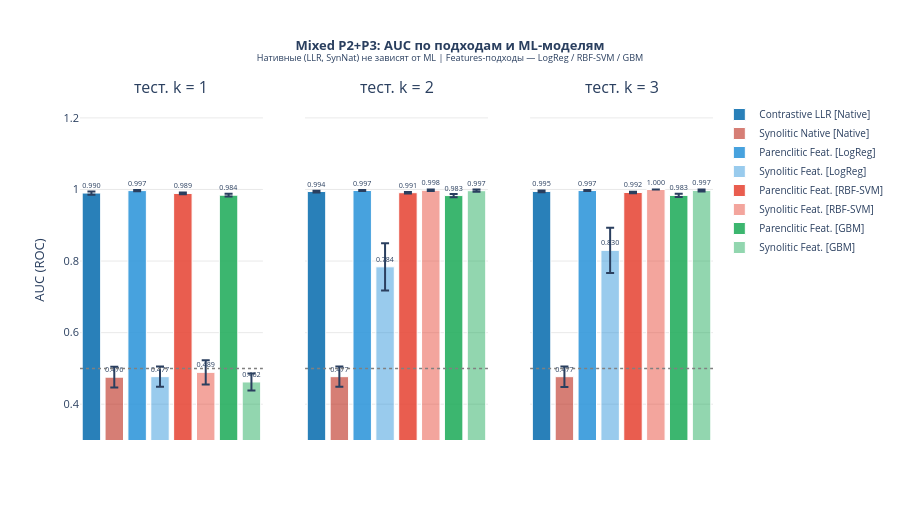
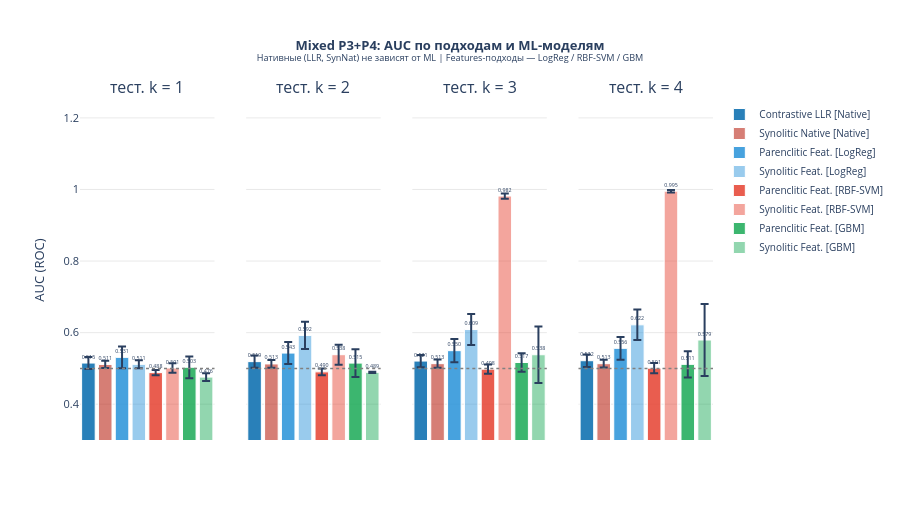

Notebook cell for these charts, in order:
### Code cell
# ── Столбчатые диаграммы: для каждого Mixed-датасета — один subplot per k,
#    сгруппированные столбцы по подходам × ML-модели
# ──────────────────────────────────────────────────────────────────────────

AP_LABELS = {
    'llr':      'Contrastive LLR',
    'syn_nat':  'Synolitic Native',
    'par_feat': 'Parenclitic Feat.',
    'syn_feat': 'Synolitic Feat.',
}

# Цвета: по ML-модели; прозрачность: по подходу
ML_COLOR  = {'LogReg': '#3498db', 'RBF-SVM': '#e74c3c', 'GBM': '#27ae60'}
AP_ALPHA  = {'llr': 1.0, 'syn_nat': 0.65, 'par_feat': 0.90, 'syn_feat': 0.50}
AP_HATCH  = {'llr': '', 'syn_nat': '/', 'par_feat': '', 'syn_feat': '/'}

for cfg in MIXED_CONFIGS:
    ds = cfg['label']
    k_vals = cfg['k_values']
    n_k = len(k_vals)

    fig = make_subplots(
        rows=1, cols=n_k,
        subplot_titles=[f'тест. k = {k}' for k in k_vals],
        shared_yaxes=True,
    )

    # Все комбо: (ml_name, ap) исключая нативные с non-LogReg
    bars = []
    native = mixed_results[ds]['_native']
    for ap in ['llr', 'syn_nat']:
        bars.append(('Native', ap, native[ap]))
    for ml in ML_CONFIGS:
        for ap in ['par_feat', 'syn_feat']:
            bars.append((ml['name'], ap, mixed_results[ds][ml['name']][ap]))

    # Строим по одному trace на комбо
    shown = set()
    for bar_ml, ap, data in bars:
        color_key = bar_ml if bar_ml != 'Native' else (
            '#2980b9' if ap == 'llr' else '#c0392b'
        )
        color = ML_COLOR.get(bar_ml, color_key)
        alpha = AP_ALPHA[ap]
        rgba_color = hex_to_rgba(color, alpha) if alpha < 1.0 else color

        trace_name = f"{AP_LABELS[ap]} [{bar_ml}]"

        for col_idx, k in enumerate(k_vals, start=1):
            v   = data[k]['auc_mean']
            std = data[k]['auc_std']
            fig.add_trace(
                go.Bar(
                    name=trace_name,
                    x=[trace_name],
                    y=[v],
                    error_y=dict(type='data', array=[std], visible=True),
                    marker_color=rgba_color,
                    marker_line_color='white', marker_line_width=1,
                    text=[f'{v:.3f}'],
                    textposition='outside',
                    showlegend=(col_idx == 1 and trace_name not in shown),
                ),
                row=1, col=col_idx,
            )
            shown.add(trace_name)

    for col_idx in range(1, n_k + 1):
        fig.add_hline(y=0.5, line_dash='dot', line_color='gray',
                      line_width=1.5, row=1, col=col_idx)

    fig.update_layout(
        title=dict(
            text=f'<b>{ds}: AUC по подходам и ML-моделям</b><br>'
                 '<sup>Нативные (LLR, SynNat) не зависят от ML | '
                 'Features-подходы — LogReg / RBF-SVM / GBM</sup>',
            x=0.5, font_size=13,
        ),
        yaxis=dict(title='AUC (ROC)', range=[0.3, 1.25]),
        plot_bgcolor='white',
        height=520,
        legend=dict(x=1.01, y=1.0, font_size=10),
        font=dict(size=11),
        barmode='group',
        bargap=0.15, bargroupgap=0.05,
    )
    fig.update_xaxes(showgrid=False, showticklabels=False)
    for col_idx in range(1, n_k + 1):
        fig.update_yaxes(
            showgrid=True, gridcolor='rgba(200,200,200,0.4)',
            range=[0.3, 1.25], row=1, col=col_idx,
        )
    fig.show()

### Figure 1 — Plotly figure (JSON) as saved in the notebook; plotly's stock layout.template omitted (floating-point values rounded to 4 significant figures)
{"data": [{"error_y": {"array": [0.00454], "type": "data", "visible": true}, "marker": {"color": "#2980b9", "line": {"color": "white", "width": 1}}, "name": "Contrastive LLR [Native]", "showlegend": true, "text": ["0.990"], "textposition": "outside", "type": "bar", "x": ["Contrastive LLR [Native]"], "xaxis": "x", "y": [0.99], "yaxis": "y"}, {"error_y": {"array": [0.002377], "type": "data", "visible": true}, "marker": {"color": "#2980b9", "line": {"color": "white", "width": 1}}, "name": "Contrastive LLR [Native]", "showlegend": false, "text": ["0.994"], "textposition": "outside", "type": "bar", "x": ["Contrastive LLR [Native]"], "xaxis": "x2", "y": [0.9943], "yaxis": "y2"}, {"error_y": {"array": [0.002266], "type": "data", "visible": true}, "marker": {"color": "#2980b9", "line": {"color": "white", "width": 1}}, "name": "Contrastive LLR [Native]", "showlegend": false, "text": ["0.995"], "textposition": "outside", "type": "bar", "x": ["Contrastive LLR [Native]"], "xaxis": "x3", "y": [0.9945], "yaxis": "y3"}, {"error_y": {"array": [0.02922], "type": "data", "visible": true}, "marker": {"color": "rgba(192,57,43,0.65)", "line": {"color": "white", "width": 1}}, "name": "Synolitic Native [Native]", "showlegend": true, "text": ["0.476"], "textposition": "outside", "type": "bar", "x": ["Synolitic Native [Native]"], "xaxis": "x", "y": [0.4756], "yaxis": "y"}, {"error_y": {"array": [0.02849], "type": "data", "visible": true}, "marker": {"color": "rgba(192,57,43,0.65)", "line": {"color": "white", "width": 1}}, "name": "Synolitic Native [Native]", "showlegend": false, "text": ["0.477"], "textposition": "outside", "type": "bar", "x": ["Synolitic Native [Native]"], "xaxis": "x2", "y": [0.477], "yaxis": "y2"}, {"error_y": {"array": [0.02866], "type": "data", "visible": true}, "marker": {"color": "rgba(192,57,43,0.65)", "line": {"color": "white", "width": 1}}, "name": "Synolitic Native [Native]", "showlegend": false, "text": ["0.477"], "textposition": "outside", "type": "bar", "x": ["Synolitic Native [Native]"], "xaxis": "x3", "y": [0.4769], "yaxis": "y3"}, {"error_y": {"array": [0.001547], "type": "data", "visible": true}, "marker": {"color": "rgba(52,152,219,0.9)", "line": {"color": "white", "width": 1}}, "name": "Parenclitic Feat. [LogReg]", "showlegend": true, "text": ["0.997"], "textposition": "outside", "type": "bar", "x": ["Parenclitic Feat. [LogReg]"], "xaxis": "x", "y": [0.9969], "yaxis": "y"}, {"error_y": {"array": [0.001498], "type": "data", "visible": true}, "marker": {"color": "rgba(52,152,219,0.9)", "line": {"color": "white", "width": 1}}, "name": "Parenclitic Feat. [LogReg]", "showlegend": false, "text": ["0.997"], "textposition": "outside", "type": "bar", "x": ["Parenclitic Feat. [LogReg]"], "xaxis": "x2", "y": [0.9971], "yaxis": "y2"}, {"error_y": {"array": [0.001532], "type": "data", "visible": true}, "marker": {"color": "rgba(52,152,219,0.9)", "line": {"color": "white", "width": 1}}, "name": "Parenclitic Feat. [LogReg]", "showlegend": false, "text": ["0.997"], "textposition": "outside", "type": "bar", "x": ["Parenclitic Feat. [LogReg]"], "xaxis": "x3", "y": [0.997], "yaxis": "y3"}, {"error_y": {"array": [0.02816], "type": "data", "visible": true}, "marker": {"color": "rgba(52,152,219,0.5)", "line": {"color": "white", "width": 1}}, "name": "Synolitic Feat. [LogReg]", "showlegend": true, "text": ["0.477"], "textposition": "outside", "type": "bar", "x": ["Synolitic Feat. [LogReg]"], "xaxis": "x", "y": [0.477], "yaxis": "y"}, {"error_y": {"array": [0.06596], "type": "data", "visible": true}, "marker": {"color": "rgba(52,152,219,0.5)", "line": {"color": "white", "width": 1}}, "name": "Synolitic Feat. [LogReg]", "showlegend": false, "text": ["0.784"], "textposition": "outside", "type": "bar", "x": ["Synolitic Feat. [LogReg]"], "xaxis": "x2", "y": [0.7839], "yaxis": "y2"}, {"error_y": {"array": [0.06307], "type": "data", "visible": true}, "marker": {"color": "rgba(52,152,219,0.5)", "line": {"color": "white", "width": 1}}, "name": "Synolitic Feat. [LogReg]", "showlegend": false, "text": ["0.830"], "textposition": "outside", "type": "bar", "x": ["Synolitic Feat. [LogReg]"], "xaxis": "x3", "y": [0.8299], "yaxis": "y3"}, {"error_y": {"array": [0.002605], "type": "data", "visible": true}, "marker": {"color": "rgba(231,76,60,0.9)", "line": {"color": "white", "width": 1}}, "name": "Parenclitic Feat. [RBF-SVM]", "showlegend": true, "text": ["0.989"], "textposition": "outside", "type": "bar", "x": ["Parenclitic Feat. [RBF-SVM]"], "xaxis": "x", "y": [0.9889], "yaxis": "y"}, {"error_y": {"array": [0.002037], "type": "data", "visible": true}, "marker": {"color": "rgba(231,76,60,0.9)", "line": {"color": "white", "width": 1}}, "name": "Parenclitic Feat. [RBF-SVM]", "showlegend": false, "text": ["0.991"], "textposition": "outside", "type": "bar", "x": ["Parenclitic Feat. [RBF-SVM]"], "xaxis": "x2", "y": [0.991], "yaxis": "y2"}, {"error_y": {"array": [0.002036], "type": "data", "visible": true}, "marker": {"color": "rgba(231,76,60,0.9)", "line": {"color": "white", "width": 1}}, "name": "Parenclitic Feat. [RBF-SVM]", "showlegend": false, "text": ["0.992"], "textposition": "outside", "type": "bar", "x": ["Parenclitic Feat. [RBF-SVM]"], "xaxis": "x3", "y": [0.9916], "yaxis": "y3"}, {"error_y": {"array": [0.0339], "type": "data", "visible": true}, "marker": {"color": "rgba(231,76,60,0.5)", "line": {"color": "white", "width": 1}}, "name": "Synolitic Feat. [RBF-SVM]", "showlegend": true, "text": ["0.489"], "textposition": "outside", "type": "bar", "x": ["Synolitic Feat. [RBF-SVM]"], "xaxis": "x", "y": [0.489], "yaxis": "y"}, {"error_y": {"array": [0.002202], "type": "data", "visible": true}, "marker": {"color": "rgba(231,76,60,0.5)", "line": {"color": "white", "width": 1}}, "name": "Synolitic Feat. [RBF-SVM]", "showlegend": false, "text": ["0.998"], "textposition": "outside", "type": "bar", "x": ["Synolitic Feat. [RBF-SVM]"], "xaxis": "x2", "y": [0.9977], "yaxis": "y2"}, {"error_y": {"array": [5.66e-05], "type": "data", "visible": true}, "marker": {"color": "rgba(231,76,60,0.5)", "line": {"color": "white", "width": 1}}, "name": "Synolitic Feat. [RBF-SVM]", "showlegend": false, "text": ["1.000"], "textposition": "outside", "type": "bar", "x": ["Synolitic Feat. [RBF-SVM]"], "xaxis": "x3", "y": [1.0], "yaxis": "y3"}, {"error_y": {"array": [0.003838], "type": "data", "visible": true}, "marker": {"color": "rgba(39,174,96,0.9)", "line": {"color": "white", "width": 1}}, "name": "Parenclitic Feat. [GBM]", "showlegend": true, "text": ["0.984"], "textposition": "outside", "type": "bar", "x": ["Parenclitic Feat. [GBM]"], "xaxis": "x", "y": [0.984], "yaxis": "y"}, {"error_y": {"array": [0.004435], "type": "data", "visible": true}, "marker": {"color": "rgba(39,174,96,0.9)", "line": {"color": "white", "width": 1}}, "name": "Parenclitic Feat. [GBM]", "showlegend": false, "text": ["0.983"], "textposition": "outside", "type": "bar", "x": ["Parenclitic Feat. [GBM]"], "xaxis": "x2", "y": [0.983], "yaxis": "y2"}, {"error_y": {"array": [0.004531], "type": "data", "visible": true}, "marker": {"color": "rgba(39,174,96,0.9)", "line": {"color": "white", "width": 1}}, "name": "Parenclitic Feat. [GBM]", "showlegend": false, "text": ["0.983"], "textposition": "outside", "type": "bar", "x": ["Parenclitic Feat. [GBM]"], "xaxis": "x3", "y": [0.9835], "yaxis": "y3"}, {"error_y": {"array": [0.0237], "type": "data", "visible": true}, "marker": {"color": "rgba(39,174,96,0.5)", "line": {"color": "white", "width": 1}}, "name": "Synolitic Feat. [GBM]", "showlegend": true, "text": ["0.462"], "textposition": "outside", "type": "bar", "x": ["Synolitic Feat. [GBM]"], "xaxis": "x", "y": [0.4622], "yaxis": "y"}, {"error_y": {"array": [0.003053], "type": "data", "visible": true}, "marker": {"color": "rgba(39,174,96,0.5)", "line": {"color": "white", "width": 1}}, "name": "Synolitic Feat. [GBM]", "showlegend": false, "text": ["0.997"], "textposition": "outside", "type": "bar", "x": ["Synolitic Feat. [GBM]"], "xaxis": "x2", "y": [0.9966], "yaxis": "y2"}, {"error_y": {"array": [0.002601], "type": "data", "visible": true}, "marker": {"color": "rgba(39,174,96,0.5)", "line": {"color": "white", "width": 1}}, "name": "Synolitic Feat. [GBM]", "showlegend": false, "text": ["0.997"], "textposition": "outside", "type": "bar", "x": ["Synolitic Feat. [GBM]"], "xaxis": "x3", "y": [0.9972], "yaxis": "y3"}], "layout": {"annotations": [{"font": {"size": 16}, "showarrow": false, "text": "тест. k = 1", "x": 0.1444, "xanchor": "center", "xref": "paper", "y": 1, "yanchor": "bottom", "yref": "paper"}, {"font": {"size": 16}, "showarrow": false, "text": "тест. k = 2", "x": 0.5, "xanchor": "center", "xref": "paper", "y": 1, "yanchor": "bottom", "yref": "paper"}, {"font": {"size": 16}, "showarrow": false, "text": "тест. k = 3", "x": 0.8556, "xanchor": "center", "xref": "paper", "y": 1, "yanchor": "bottom", "yref": "paper"}], "bargap": 0.15, "bargroupgap": 0.05, "barmode": "group", "font": {"size": 11}, "height": 520, "legend": {"font": {"size": 10}, "x": 1.01, "y": 1}, "plot_bgcolor": "white", "shapes": [{"line": {"color": "gray", "dash": "dot", "width": 1.5}, "type": "line", "x0": 0, "x1": 1, "xref": "x domain", "y0": 0.5, "y1": 0.5, "yref": "y"}, {"line": {"color": "gray", "dash": "dot", "width": 1.5}, "type": "line", "x0": 0, "x1": 1, "xref": "x2 domain", "y0": 0.5, "y1": 0.5, "yref": "y2"}, {"line": {"color": "gray", "dash": "dot", "width": 1.5}, "type": "line", "x0": 0, "x1": 1, "xref": "x3 domain", "y0": 0.5, "y1": 0.5, "yref": "y3"}], "title": {"font": {"size": 13}, "text": "<b>Mixed P2+P3: AUC по подходам и ML-моделям</b><br><sup>Нативные (LLR, SynNat) не зависят от ML | Features-подходы — LogReg / RBF-SVM / GBM</sup>", "x": 0.5}, "xaxis": {"anchor": "y", "domain": [0, 0.2889], "showgrid": false, "showticklabels": false}, "xaxis2": {"anchor": "y2", "domain": [0.3556, 0.6444], "showgrid": false, "showticklabels": false}, "xaxis3": {"anchor": "y3", "domain": [0.7111, 1], "showgrid": false, "showticklabels": false}, "yaxis": {"anchor": "x", "domain": [0, 1], "gridcolor": "rgba(200,200,200,0.4)", "range": [0.3, 1.25], "showgrid": true, "title": {"text": "AUC (ROC)"}}, "yaxis2": {"anchor": "x2", "domain": [0, 1], "gridcolor": "rgba(200,200,200,0.4)", "matches": "y", "range": [0.3, 1.25], "showgrid": true, "showticklabels": false}, "yaxis3": {"anchor": "x3", "domain": [0, 1], "gridcolor": "rgba(200,200,200,0.4)", "matches": "y", "range": [0.3, 1.25], "showgrid": true, "showticklabels": false}}}

### Figure 2 — Plotly figure (JSON) as saved in the notebook; plotly's stock layout.template omitted (floating-point values rounded to 4 significant figures)
{"data": [{"error_y": {"array": [0.01662], "type": "data", "visible": true}, "marker": {"color": "#2980b9", "line": {"color": "white", "width": 1}}, "name": "Contrastive LLR [Native]", "showlegend": true, "text": ["0.515"], "textposition": "outside", "type": "bar", "x": ["Contrastive LLR [Native]"], "xaxis": "x", "y": [0.515], "yaxis": "y"}, {"error_y": {"array": [0.01681], "type": "data", "visible": true}, "marker": {"color": "#2980b9", "line": {"color": "white", "width": 1}}, "name": "Contrastive LLR [Native]", "showlegend": false, "text": ["0.519"], "textposition": "outside", "type": "bar", "x": ["Contrastive LLR [Native]"], "xaxis": "x2", "y": [0.519], "yaxis": "y2"}, {"error_y": {"array": [0.01728], "type": "data", "visible": true}, "marker": {"color": "#2980b9", "line": {"color": "white", "width": 1}}, "name": "Contrastive LLR [Native]", "showlegend": false, "text": ["0.521"], "textposition": "outside", "type": "bar", "x": ["Contrastive LLR [Native]"], "xaxis": "x3", "y": [0.5205], "yaxis": "y3"}, {"error_y": {"array": [0.01743], "type": "data", "visible": true}, "marker": {"color": "#2980b9", "line": {"color": "white", "width": 1}}, "name": "Contrastive LLR [Native]", "showlegend": false, "text": ["0.522"], "textposition": "outside", "type": "bar", "x": ["Contrastive LLR [Native]"], "xaxis": "x4", "y": [0.5216], "yaxis": "y4"}, {"error_y": {"array": [0.01017], "type": "data", "visible": true}, "marker": {"color": "rgba(192,57,43,0.65)", "line": {"color": "white", "width": 1}}, "name": "Synolitic Native [Native]", "showlegend": true, "text": ["0.511"], "textposition": "outside", "type": "bar", "x": ["Synolitic Native [Native]"], "xaxis": "x", "y": [0.511], "yaxis": "y"}, {"error_y": {"array": [0.01074], "type": "data", "visible": true}, "marker": {"color": "rgba(192,57,43,0.65)", "line": {"color": "white", "width": 1}}, "name": "Synolitic Native [Native]", "showlegend": false, "text": ["0.513"], "textposition": "outside", "type": "bar", "x": ["Synolitic Native [Native]"], "xaxis": "x2", "y": [0.5126], "yaxis": "y2"}, {"error_y": {"array": [0.01135], "type": "data", "visible": true}, "marker": {"color": "rgba(192,57,43,0.65)", "line": {"color": "white", "width": 1}}, "name": "Synolitic Native [Native]", "showlegend": false, "text": ["0.513"], "textposition": "outside", "type": "bar", "x": ["Synolitic Native [Native]"], "xaxis": "x3", "y": [0.5133], "yaxis": "y3"}, {"error_y": {"array": [0.01092], "type": "data", "visible": true}, "marker": {"color": "rgba(192,57,43,0.65)", "line": {"color": "white", "width": 1}}, "name": "Synolitic Native [Native]", "showlegend": false, "text": ["0.513"], "textposition": "outside", "type": "bar", "x": ["Synolitic Native [Native]"], "xaxis": "x4", "y": [0.5132], "yaxis": "y4"}, {"error_y": {"array": [0.03006], "type": "data", "visible": true}, "marker": {"color": "rgba(52,152,219,0.9)", "line": {"color": "white", "width": 1}}, "name": "Parenclitic Feat. [LogReg]", "showlegend": true, "text": ["0.531"], "textposition": "outside", "type": "bar", "x": ["Parenclitic Feat. [LogReg]"], "xaxis": "x", "y": [0.5309], "yaxis": "y"}, {"error_y": {"array": [0.03074], "type": "data", "visible": true}, "marker": {"color": "rgba(52,152,219,0.9)", "line": {"color": "white", "width": 1}}, "name": "Parenclitic Feat. [LogReg]", "showlegend": false, "text": ["0.543"], "textposition": "outside", "type": "bar", "x": ["Parenclitic Feat. [LogReg]"], "xaxis": "x2", "y": [0.5428], "yaxis": "y2"}, {"error_y": {"array": [0.03246], "type": "data", "visible": true}, "marker": {"color": "rgba(52,152,219,0.9)", "line": {"color": "white", "width": 1}}, "name": "Parenclitic Feat. [LogReg]", "showlegend": false, "text": ["0.550"], "textposition": "outside", "type": "bar", "x": ["Parenclitic Feat. [LogReg]"], "xaxis": "x3", "y": [0.5496], "yaxis": "y3"}, {"error_y": {"array": [0.03191], "type": "data", "visible": true}, "marker": {"color": "rgba(52,152,219,0.9)", "line": {"color": "white", "width": 1}}, "name": "Parenclitic Feat. [LogReg]", "showlegend": false, "text": ["0.556"], "textposition": "outside", "type": "bar", "x": ["Parenclitic Feat. [LogReg]"], "xaxis": "x4", "y": [0.5561], "yaxis": "y4"}, {"error_y": {"array": [0.01117], "type": "data", "visible": true}, "marker": {"color": "rgba(52,152,219,0.5)", "line": {"color": "white", "width": 1}}, "name": "Synolitic Feat. [LogReg]", "showlegend": true, "text": ["0.511"], "textposition": "outside", "type": "bar", "x": ["Synolitic Feat. [LogReg]"], "xaxis": "x", "y": [0.5114], "yaxis": "y"}, {"error_y": {"array": [0.03811], "type": "data", "visible": true}, "marker": {"color": "rgba(52,152,219,0.5)", "line": {"color": "white", "width": 1}}, "name": "Synolitic Feat. [LogReg]", "showlegend": false, "text": ["0.592"], "textposition": "outside", "type": "bar", "x": ["Synolitic Feat. [LogReg]"], "xaxis": "x2", "y": [0.5922], "yaxis": "y2"}, {"error_y": {"array": [0.04327], "type": "data", "visible": true}, "marker": {"color": "rgba(52,152,219,0.5)", "line": {"color": "white", "width": 1}}, "name": "Synolitic Feat. [LogReg]", "showlegend": false, "text": ["0.609"], "textposition": "outside", "type": "bar", "x": ["Synolitic Feat. [LogReg]"], "xaxis": "x3", "y": [0.6086], "yaxis": "y3"}, {"error_y": {"array": [0.04253], "type": "data", "visible": true}, "marker": {"color": "rgba(52,152,219,0.5)", "line": {"color": "white", "width": 1}}, "name": "Synolitic Feat. [LogReg]", "showlegend": false, "text": ["0.622"], "textposition": "outside", "type": "bar", "x": ["Synolitic Feat. [LogReg]"], "xaxis": "x4", "y": [0.6218], "yaxis": "y4"}, {"error_y": {"array": [0.007334], "type": "data", "visible": true}, "marker": {"color": "rgba(231,76,60,0.9)", "line": {"color": "white", "width": 1}}, "name": "Parenclitic Feat. [RBF-SVM]", "showlegend": true, "text": ["0.488"], "textposition": "outside", "type": "bar", "x": ["Parenclitic Feat. [RBF-SVM]"], "xaxis": "x", "y": [0.4882], "yaxis": "y"}, {"error_y": {"array": [0.009621], "type": "data", "visible": true}, "marker": {"color": "rgba(231,76,60,0.9)", "line": {"color": "white", "width": 1}}, "name": "Parenclitic Feat. [RBF-SVM]", "showlegend": false, "text": ["0.490"], "textposition": "outside", "type": "bar", "x": ["Parenclitic Feat. [RBF-SVM]"], "xaxis": "x2", "y": [0.4904], "yaxis": "y2"}, {"error_y": {"array": [0.01313], "type": "data", "visible": true}, "marker": {"color": "rgba(231,76,60,0.9)", "line": {"color": "white", "width": 1}}, "name": "Parenclitic Feat. [RBF-SVM]", "showlegend": false, "text": ["0.498"], "textposition": "outside", "type": "bar", "x": ["Parenclitic Feat. [RBF-SVM]"], "xaxis": "x3", "y": [0.4979], "yaxis": "y3"}, {"error_y": {"array": [0.0142], "type": "data", "visible": true}, "marker": {"color": "rgba(231,76,60,0.9)", "line": {"color": "white", "width": 1}}, "name": "Parenclitic Feat. [RBF-SVM]", "showlegend": false, "text": ["0.501"], "textposition": "outside", "type": "bar", "x": ["Parenclitic Feat. [RBF-SVM]"], "xaxis": "x4", "y": [0.5008], "yaxis": "y4"}, {"error_y": {"array": [0.01317], "type": "data", "visible": true}, "marker": {"color": "rgba(231,76,60,0.5)", "line": {"color": "white", "width": 1}}, "name": "Synolitic Feat. [RBF-SVM]", "showlegend": true, "text": ["0.501"], "textposition": "outside", "type": "bar", "x": ["Synolitic Feat. [RBF-SVM]"], "xaxis": "x", "y": [0.5012], "yaxis": "y"}, {"error_y": {"array": [0.02793], "type": "data", "visible": true}, "marker": {"color": "rgba(231,76,60,0.5)", "line": {"color": "white", "width": 1}}, "name": "Synolitic Feat. [RBF-SVM]", "showlegend": false, "text": ["0.538"], "textposition": "outside", "type": "bar", "x": ["Synolitic Feat. [RBF-SVM]"], "xaxis": "x2", "y": [0.5383], "yaxis": "y2"}, {"error_y": {"array": [0.007347], "type": "data", "visible": true}, "marker": {"color": "rgba(231,76,60,0.5)", "line": {"color": "white", "width": 1}}, "name": "Synolitic Feat. [RBF-SVM]", "showlegend": false, "text": ["0.982"], "textposition": "outside", "type": "bar", "x": ["Synolitic Feat. [RBF-SVM]"], "xaxis": "x3", "y": [0.9817], "yaxis": "y3"}, {"error_y": {"array": [0.003356], "type": "data", "visible": true}, "marker": {"color": "rgba(231,76,60,0.5)", "line": {"color": "white", "width": 1}}, "name": "Synolitic Feat. [RBF-SVM]", "showlegend": false, "text": ["0.995"], "textposition": "outside", "type": "bar", "x": ["Synolitic Feat. [RBF-SVM]"], "xaxis": "x4", "y": [0.9952], "yaxis": "y4"}, {"error_y": {"array": [0.03035], "type": "data", "visible": true}, "marker": {"color": "rgba(39,174,96,0.9)", "line": {"color": "white", "width": 1}}, "name": "Parenclitic Feat. [GBM]", "showlegend": true, "text": ["0.503"], "textposition": "outside", "type": "bar", "x": ["Parenclitic Feat. [GBM]"], "xaxis": "x", "y": [0.5032], "yaxis": "y"}, {"error_y": {"array": [0.03868], "type": "data", "visible": true}, "marker": {"color": "rgba(39,174,96,0.9)", "line": {"color": "white", "width": 1}}, "name": "Parenclitic Feat. [GBM]", "showlegend": false, "text": ["0.515"], "textposition": "outside", "type": "bar", "x": ["Parenclitic Feat. [GBM]"], "xaxis": "x2", "y": [0.5148], "yaxis": "y2"}, {"error_y": {"array": [0.02612], "type": "data", "visible": true}, "marker": {"color": "rgba(39,174,96,0.9)", "line": {"color": "white", "width": 1}}, "name": "Parenclitic Feat. [GBM]", "showlegend": false, "text": ["0.517"], "textposition": "outside", "type": "bar", "x": ["Parenclitic Feat. [GBM]"], "xaxis": "x3", "y": [0.5166], "yaxis": "y3"}, {"error_y": {"array": [0.03688], "type": "data", "visible": true}, "marker": {"color": "rgba(39,174,96,0.9)", "line": {"color": "white", "width": 1}}, "name": "Parenclitic Feat. [GBM]", "showlegend": false, "text": ["0.511"], "textposition": "outside", "type": "bar", "x": ["Parenclitic Feat. [GBM]"], "xaxis": "x4", "y": [0.5113], "yaxis": "y4"}, {"error_y": {"array": [0.01087], "type": "data", "visible": true}, "marker": {"color": "rgba(39,174,96,0.5)", "line": {"color": "white", "width": 1}}, "name": "Synolitic Feat. [GBM]", "showlegend": true, "text": ["0.476"], "textposition": "outside", "type": "bar", "x": ["Synolitic Feat. [GBM]"], "xaxis": "x", "y": [0.4758], "yaxis": "y"}, {"error_y": {"array": [0.001845], "type": "data", "visible": true}, "marker": {"color": "rgba(39,174,96,0.5)", "line": {"color": "white", "width": 1}}, "name": "Synolitic Feat. [GBM]", "showlegend": false, "text": ["0.489"], "textposition": "outside", "type": "bar", "x": ["Synolitic Feat. [GBM]"], "xaxis": "x2", "y": [0.489], "yaxis": "y2"}, {"error_y": {"array": [0.0788], "type": "data", "visible": true}, "marker": {"color": "rgba(39,174,96,0.5)", "line": {"color": "white", "width": 1}}, "name": "Synolitic Feat. [GBM]", "showlegend": false, "text": ["0.538"], "textposition": "outside", "type": "bar", "x": ["Synolitic Feat. [GBM]"], "xaxis": "x3", "y": [0.5382], "yaxis": "y3"}, {"error_y": {"array": [0.1006], "type": "data", "visible": true}, "marker": {"color": "rgba(39,174,96,0.5)", "line": {"color": "white", "width": 1}}, "name": "Synolitic Feat. [GBM]", "showlegend": false, "text": ["0.579"], "textposition": "outside", "type": "bar", "x": ["Synolitic Feat. [GBM]"], "xaxis": "x4", "y": [0.5793], "yaxis": "y4"}], "layout": {"annotations": [{"font": {"size": 16}, "showarrow": false, "text": "тест. k = 1", "x": 0.1062, "xanchor": "center", "xref": "paper", "y": 1, "yanchor": "bottom", "yref": "paper"}, {"font": {"size": 16}, "showarrow": false, "text": "тест. k = 2", "x": 0.3688, "xanchor": "center", "xref": "paper", "y": 1, "yanchor": "bottom", "yref": "paper"}, {"font": {"size": 16}, "showarrow": false, "text": "тест. k = 3", "x": 0.6313, "xanchor": "center", "xref": "paper", "y": 1, "yanchor": "bottom", "yref": "paper"}, {"font": {"size": 16}, "showarrow": false, "text": "тест. k = 4", "x": 0.8938, "xanchor": "center", "xref": "paper", "y": 1, "yanchor": "bottom", "yref": "paper"}], "bargap": 0.15, "bargroupgap": 0.05, "barmode": "group", "font": {"size": 11}, "height": 520, "legend": {"font": {"size": 10}, "x": 1.01, "y": 1}, "plot_bgcolor": "white", "shapes": [{"line": {"color": "gray", "dash": "dot", "width": 1.5}, "type": "line", "x0": 0, "x1": 1, "xref": "x domain", "y0": 0.5, "y1": 0.5, "yref": "y"}, {"line": {"color": "gray", "dash": "dot", "width": 1.5}, "type": "line", "x0": 0, "x1": 1, "xref": "x2 domain", "y0": 0.5, "y1": 0.5, "yref": "y2"}, {"line": {"color": "gray", "dash": "dot", "width": 1.5}, "type": "line", "x0": 0, "x1": 1, "xref": "x3 domain", "y0": 0.5, "y1": 0.5, "yref": "y3"}, {"line": {"color": "gray", "dash": "dot", "width": 1.5}, "type": "line", "x0": 0, "x1": 1, "xref": "x4 domain", "y0": 0.5, "y1": 0.5, "yref": "y4"}], "title": {"font": {"size": 13}, "text": "<b>Mixed P3+P4: AUC по подходам и ML-моделям</b><br><sup>Нативные (LLR, SynNat) не зависят от ML | Features-подходы — LogReg / RBF-SVM / GBM</sup>", "x": 0.5}, "xaxis": {"anchor": "y", "domain": [0, 0.2125], "showgrid": false, "showticklabels": false}, "xaxis2": {"anchor": "y2", "domain": [0.2625, 0.475], "showgrid": false, "showticklabels": false}, "xaxis3": {"anchor": "y3", "domain": [0.525, 0.7375], "showgrid": false, "showticklabels": false}, "xaxis4": {"anchor": "y4", "domain": [0.7875, 1], "showgrid": false, "showticklabels": false}, "yaxis": {"anchor": "x", "domain": [0, 1], "gridcolor": "rgba(200,200,200,0.4)", "range": [0.3, 1.25], "showgrid": true, "title": {"text": "AUC (ROC)"}}, "yaxis2": {"anchor": "x2", "domain": [0, 1], "gridcolor": "rgba(200,200,200,0.4)", "matches": "y", "range": [0.3, 1.25], "showgrid": true, "showticklabels": false}, "yaxis3": {"anchor": "x3", "domain": [0, 1], "gridcolor": "rgba(200,200,200,0.4)", "matches": "y", "range": [0.3, 1.25], "showgrid": true, "showticklabels": false}, "yaxis4": {"anchor": "x4", "domain": [0, 1], "gridcolor": "rgba(200,200,200,0.4)", "matches": "y", "range": [0.3, 1.25], "showgrid": true, "showticklabels": false}}}
